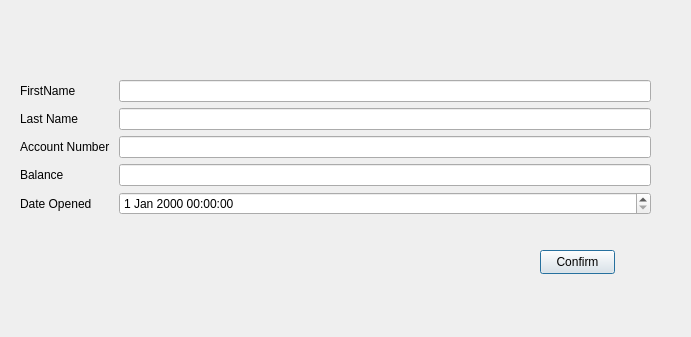
<?xml version="1.0" encoding="UTF-8"?>
<ui version="4.0">
 <class>SavingAccount</class>
 <widget class="QDialog" name="SavingAccount">
  <property name="geometry">
   <rect>
    <x>0</x>
    <y>0</y>
    <width>691</width>
    <height>337</height>
   </rect>
  </property>
  <property name="windowTitle">
   <string>Dialog</string>
  </property>
  <widget class="QWidget" name="formLayoutWidget">
   <property name="geometry">
    <rect>
     <x>20</x>
     <y>80</y>
     <width>631</width>
     <height>164</height>
    </rect>
   </property>
   <layout class="QFormLayout" name="formLayout">
    <item row="0" column="0">
     <widget class="QLabel" name="label">
      <property name="text">
       <string>FirstName</string>
      </property>
     </widget>
    </item>
    <item row="0" column="1">
     <widget class="QLineEdit" name="firstNamelineEdit"/>
    </item>
    <item row="1" column="0">
     <widget class="QLabel" name="label_2">
      <property name="text">
       <string>Last Name</string>
      </property>
     </widget>
    </item>
    <item row="1" column="1">
     <widget class="QLineEdit" name="lastNamelineEdit"/>
    </item>
    <item row="5" column="1">
     <widget class="QLabel" name="label_4">
      <property name="text">
       <string/>
      </property>
     </widget>
    </item>
    <item row="3" column="1">
     <widget class="QLineEdit" name="balancelineEdit"/>
    </item>
    <item row="2" column="1">
     <widget class="QLineEdit" name="accountNumberlineEdit"/>
    </item>
    <item row="2" column="0">
     <widget class="QLabel" name="label_3">
      <property name="text">
       <string>Account Number </string>
      </property>
     </widget>
    </item>
    <item row="3" column="0">
     <widget class="QLabel" name="label_5">
      <property name="text">
       <string>Balance</string>
      </property>
     </widget>
    </item>
    <item row="4" column="1">
     <widget class="QDateTimeEdit" name="dateOpenedDateEdit"/>
    </item>
    <item row="4" column="0">
     <widget class="QLabel" name="label_6">
      <property name="text">
       <string>Date Opened</string>
      </property>
     </widget>
    </item>
   </layout>
  </widget>
  <widget class="QPushButton" name="confirmButton">
   <property name="geometry">
    <rect>
     <x>540</x>
     <y>250</y>
     <width>75</width>
     <height>24</height>
    </rect>
   </property>
   <property name="text">
    <string>Confirm</string>
   </property>
  </widget>
 </widget>
 <resources/>
 <connections/>
</ui>
